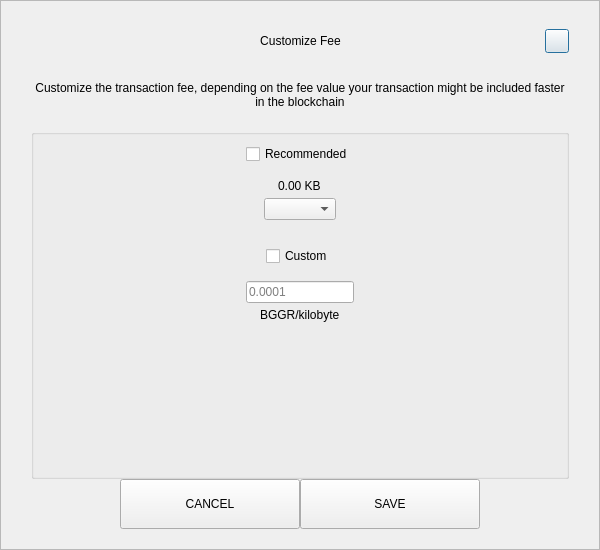
<?xml version="1.0" encoding="UTF-8"?>
<ui version="4.0">
 <class>SendCustomFeeDialog</class>
 <widget class="QDialog" name="SendCustomFeeDialog">
  <property name="geometry">
   <rect>
    <x>0</x>
    <y>0</y>
    <width>600</width>
    <height>550</height>
   </rect>
  </property>
  <property name="windowTitle">
   <string>Form</string>
  </property>
  <layout class="QVBoxLayout" name="verticalLayout_3">
   <property name="spacing">
    <number>0</number>
   </property>
   <property name="leftMargin">
    <number>0</number>
   </property>
   <property name="topMargin">
    <number>0</number>
   </property>
   <property name="rightMargin">
    <number>0</number>
   </property>
   <property name="bottomMargin">
    <number>0</number>
   </property>
   <item>
    <widget class="QFrame" name="frame">
     <property name="styleSheet">
      <string notr="true"/>
     </property>
     <property name="frameShape">
      <enum>QFrame::StyledPanel</enum>
     </property>
     <property name="frameShadow">
      <enum>QFrame::Raised</enum>
     </property>
     <layout class="QVBoxLayout" name="verticalLayout_2">
      <property name="spacing">
       <number>0</number>
      </property>
      <property name="leftMargin">
       <number>30</number>
      </property>
      <property name="topMargin">
       <number>20</number>
      </property>
      <property name="rightMargin">
       <number>30</number>
      </property>
      <property name="bottomMargin">
       <number>20</number>
      </property>
      <item>
       <layout class="QHBoxLayout" name="horizontalLayout_3">
        <property name="spacing">
         <number>0</number>
        </property>
        <item>
         <spacer name="horizontalSpacer_21">
          <property name="orientation">
           <enum>Qt::Horizontal</enum>
          </property>
          <property name="sizeHint" stdset="0">
           <size>
            <width>40</width>
            <height>20</height>
           </size>
          </property>
         </spacer>
        </item>
        <item>
         <widget class="QLabel" name="labelTitle">
          <property name="minimumSize">
           <size>
            <width>0</width>
            <height>40</height>
           </size>
          </property>
          <property name="maximumSize">
           <size>
            <width>16777215</width>
            <height>40</height>
           </size>
          </property>
          <property name="styleSheet">
           <string notr="true">padding-left:24px;</string>
          </property>
          <property name="text">
           <string>Customize Fee</string>
          </property>
          <property name="alignment">
           <set>Qt::AlignCenter</set>
          </property>
          <property name="margin">
           <number>7</number>
          </property>
         </widget>
        </item>
        <item>
         <spacer name="horizontalSpacer">
          <property name="orientation">
           <enum>Qt::Horizontal</enum>
          </property>
          <property name="sizeHint" stdset="0">
           <size>
            <width>40</width>
            <height>20</height>
           </size>
          </property>
         </spacer>
        </item>
        <item>
         <widget class="QPushButton" name="btnEsc">
          <property name="minimumSize">
           <size>
            <width>24</width>
            <height>24</height>
           </size>
          </property>
          <property name="maximumSize">
           <size>
            <width>24</width>
            <height>24</height>
           </size>
          </property>
          <property name="text">
           <string/>
          </property>
         </widget>
        </item>
       </layout>
      </item>
      <item>
       <spacer name="verticalSpacer_2">
        <property name="orientation">
         <enum>Qt::Vertical</enum>
        </property>
        <property name="sizeType">
         <enum>QSizePolicy::Fixed</enum>
        </property>
        <property name="sizeHint" stdset="0">
         <size>
          <width>20</width>
          <height>20</height>
         </size>
        </property>
       </spacer>
      </item>
      <item>
       <widget class="QLabel" name="labelMessage">
        <property name="text">
         <string>Customize the transaction fee, depending on the fee value your transaction might be included faster in the blockchain</string>
        </property>
        <property name="alignment">
         <set>Qt::AlignCenter</set>
        </property>
        <property name="wordWrap">
         <bool>true</bool>
        </property>
       </widget>
      </item>
      <item>
       <spacer name="verticalSpacer_3">
        <property name="orientation">
         <enum>Qt::Vertical</enum>
        </property>
        <property name="sizeType">
         <enum>QSizePolicy::Fixed</enum>
        </property>
        <property name="sizeHint" stdset="0">
         <size>
          <width>20</width>
          <height>20</height>
         </size>
        </property>
       </spacer>
      </item>
      <item>
       <widget class="QGroupBox" name="groupBox">
        <property name="title">
         <string/>
        </property>
        <layout class="QVBoxLayout" name="verticalLayout">
         <property name="leftMargin">
          <number>12</number>
         </property>
         <property name="rightMargin">
          <number>12</number>
         </property>
         <item>
          <layout class="QVBoxLayout" name="verticalLayout_4">
           <property name="spacing">
            <number>5</number>
           </property>
           <item alignment="Qt::AlignHCenter">
            <widget class="QCheckBox" name="checkBoxRecommended">
             <property name="text">
              <string>Recommended</string>
             </property>
            </widget>
           </item>
           <item>
            <spacer name="verticalSpacer_5">
             <property name="orientation">
              <enum>Qt::Vertical</enum>
             </property>
             <property name="sizeType">
              <enum>QSizePolicy::Fixed</enum>
             </property>
             <property name="sizeHint" stdset="0">
              <size>
               <width>20</width>
               <height>10</height>
              </size>
             </property>
            </spacer>
           </item>
           <item alignment="Qt::AlignHCenter">
            <widget class="QLabel" name="labelFee">
             <property name="text">
              <string>0.00 KB</string>
             </property>
            </widget>
           </item>
           <item alignment="Qt::AlignHCenter">
            <widget class="QComboBox" name="comboBoxRecommended"/>
           </item>
          </layout>
         </item>
         <item>
          <spacer name="verticalSpacer">
           <property name="orientation">
            <enum>Qt::Vertical</enum>
           </property>
           <property name="sizeType">
            <enum>QSizePolicy::Fixed</enum>
           </property>
           <property name="sizeHint" stdset="0">
            <size>
             <width>20</width>
             <height>20</height>
            </size>
           </property>
          </spacer>
         </item>
         <item>
          <layout class="QVBoxLayout" name="verticalLayout_5">
           <property name="spacing">
            <number>5</number>
           </property>
           <item alignment="Qt::AlignHCenter">
            <widget class="QCheckBox" name="checkBoxCustom">
             <property name="text">
              <string>Custom</string>
             </property>
            </widget>
           </item>
           <item>
            <spacer name="verticalSpacer_6">
             <property name="orientation">
              <enum>Qt::Vertical</enum>
             </property>
             <property name="sizeType">
              <enum>QSizePolicy::Fixed</enum>
             </property>
             <property name="sizeHint" stdset="0">
              <size>
               <width>20</width>
               <height>10</height>
              </size>
             </property>
            </spacer>
           </item>
           <item alignment="Qt::AlignHCenter">
            <widget class="QLineEdit" name="lineEditCustomFee">
             <property name="placeholderText">
              <string notr="true">0.0001</string>
             </property>
            </widget>
           </item>
           <item alignment="Qt::AlignHCenter">
            <widget class="QLabel" name="labelCustomFee">
             <property name="text">
              <string>BGGR/kilobyte</string>
             </property>
            </widget>
           </item>
          </layout>
         </item>
         <item>
          <spacer name="verticalSpacer_4">
           <property name="orientation">
            <enum>Qt::Vertical</enum>
           </property>
           <property name="sizeHint" stdset="0">
            <size>
             <width>20</width>
             <height>40</height>
            </size>
           </property>
          </spacer>
         </item>
        </layout>
       </widget>
      </item>
      <item>
       <layout class="QHBoxLayout" name="horizontalLayout" stretch="1,2,2,1">
        <item>
         <spacer name="horizontalSpacer1">
          <property name="orientation">
           <enum>Qt::Horizontal</enum>
          </property>
          <property name="sizeHint" stdset="0">
           <size>
            <width>40</width>
            <height>20</height>
           </size>
          </property>
         </spacer>
        </item>
        <item>
         <widget class="QPushButton" name="btnCancel">
          <property name="minimumSize">
           <size>
            <width>180</width>
            <height>50</height>
           </size>
          </property>
          <property name="focusPolicy">
           <enum>Qt::NoFocus</enum>
          </property>
          <property name="text">
           <string>CANCEL</string>
          </property>
         </widget>
        </item>
        <item>
         <widget class="QPushButton" name="btnSave">
          <property name="minimumSize">
           <size>
            <width>180</width>
            <height>50</height>
           </size>
          </property>
          <property name="focusPolicy">
           <enum>Qt::NoFocus</enum>
          </property>
          <property name="text">
           <string>SAVE</string>
          </property>
         </widget>
        </item>
        <item>
         <spacer name="horizontalSpacer_2">
          <property name="orientation">
           <enum>Qt::Horizontal</enum>
          </property>
          <property name="sizeHint" stdset="0">
           <size>
            <width>40</width>
            <height>20</height>
           </size>
          </property>
         </spacer>
        </item>
       </layout>
      </item>
     </layout>
    </widget>
   </item>
  </layout>
 </widget>
 <resources/>
 <connections/>
</ui>
